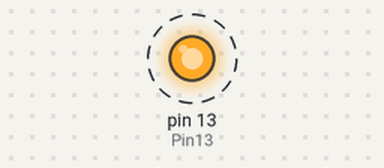
Bench run of a sketch on a simulated Arduino Uno, built with avr-gcc and run on an emulated ATmega328P. Parts: output pins drawn as LEDs (lit = HIGH). Dashed ring = blinking.

Above: at 0.5 s.
Timing chart, 0 to 4.6 s (numbered marks = the images above):
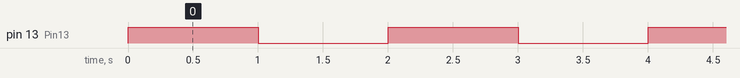

The sketch:

Circuit1A.ino
```cpp
int delayTime = 1000;
int Pin13 = 13;

void setup() {
  // put your setup code here, to run once:
  pinMode(Pin13, OUTPUT);

}


void loop() {
  // put your main code here, to run repeatedly:
  digitalWrite(Pin13, HIGH);
  delay(delayTime);
  digitalWrite(Pin13, LOW);
  delay(delayTime);
}
```

Measured:
- by itself, pin 13 (Pin13): alternates HIGH for 1.0 s and LOW for 1.0 s
